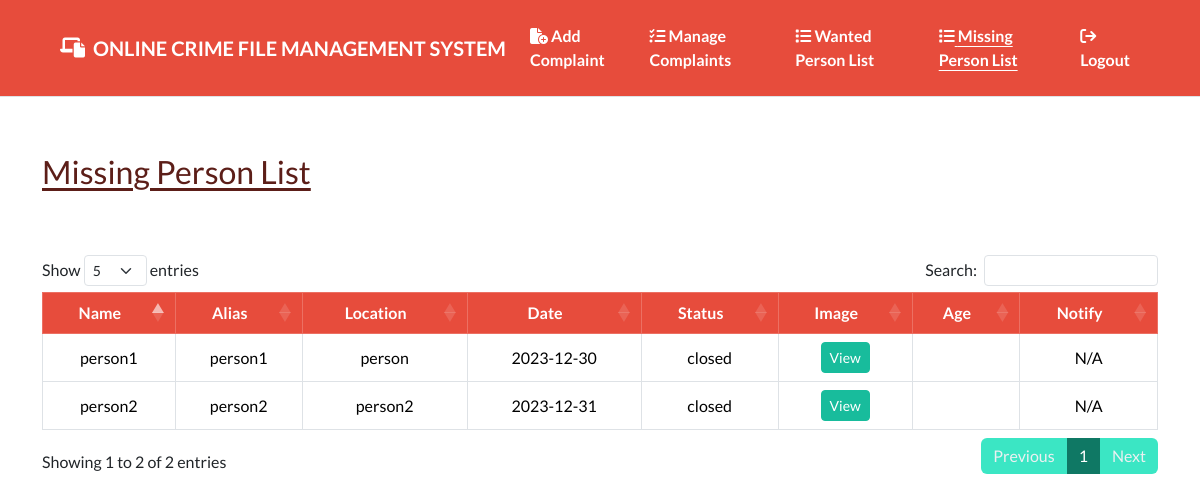
The page /user/missingpersons.php (signed in) on the database its author committed.
### tables this page shows
CREATE TABLE `crime_2023_missingperson` (
  `id` int(10) NOT NULL,
  `uid` varchar(255) NOT NULL,
  `name` varchar(255) NOT NULL,
  `alias` varchar(255) NOT NULL,
  `missingdate` varchar(255) NOT NULL,
  `missinglocation` varchar(255) NOT NULL,
  `status` varchar(255) NOT NULL,
  `notifylocation` varchar(255) NOT NULL,
  `notifydate` varchar(255) NOT NULL,
  `notifytime` varchar(255) NOT NULL,
  `notifyuser` varchar(255) NOT NULL,
  `notifyusername` varchar(255) NOT NULL,
  `image` varchar(255) NOT NULL
);

### user/missingpersons.php (the view, shortened to what this page needs)
<?php
require "../config/database.php";
?>
<!DOCTYPE html>
<html lang="en">
<head>
    <link rel="stylesheet" href="../css/bootstrap.css">
    <link rel="stylesheet" href="https://cdn.datatables.net/1.12.1/css/dataTables.bootstrap5.min.css">
    <link rel="stylesheet" href="https://cdnjs.cloudflare.com/ajax/libs/bootstrap-datepicker/1.10.0/css/bootstrap-datepicker.min.css" />
    <link rel="stylesheet" href="https://cdnjs.cloudflare.com/ajax/libs/font-awesome/6.1.2/css/all.css" />
    <link href="https://cdn.jsdelivr.net/npm/@yaireo/tagify/dist/tagify.css" rel="stylesheet" type="text/css" />
</head>
<body>
    <div class="d-flex flex-column bg-white min-vh-100">
        <nav class="navbar navbar-expand-lg bg-danger  border-danger-emphasis border-bottom">
            <div class="container-fluid  mx-5">
                <a class="navbar-brand text-white d-flex align-items-center gap-2 fw-bold fs-5" href="#">
                    <i class="fa-solid fa-laptop-file"></i> <span class="d-none d-md-block text-nowrap">ONLINE CRIME FILE MANAGEMENT SYSTEM</span> <span class="d-block d-md-none text-nowrap">OCFMS</span>
                </a>
                <div class="collapse navbar-collapse" id="navbarSupportedContent">
                    <ul class="navbar-nav ms-auto mb-2 mb-lg-0 gap-1">
                        <li class="nav-item">
                            <a class="nav-link text-white fw-bold" aria-current="page" href="complaint.php">
                                <i class="fa-solid fa-file-circle-plus"></i>
                                Add Complaint</a>
                        </li>
                        <li class="nav-item">
                            <a class="nav-link text-white fw-bold" aria-current="page" href="mycomplaint.php">
                                <i class="fa-solid fa-list-check"></i>
                                Manage Complaints</a>
                        </li>
                        <li class="nav-item">
                            <a class="nav-link text-white fw-bold" aria-current="page" href="wantedpersons.php">
                                <i class="fa-solid fa-list"></i>
                                Wanted Person List</a>
                        </li>
                        <li class="nav-item">
                            <a class="nav-link text-white fw-bold text-decoration-underline link-offset-2 active" aria-current="page" href="missingpersons.php">
                                <i class="fa-solid fa-list"></i>
                                Missing Person List</a>
                        </li>
                        <li class="nav-item">
                            <a class="nav-link text-white fw-bold" href="logout.php">
                                <i class="fa-solid fa-arrow-right-from-bracket"></i>
                                Logout</a>
                        </li>
                    </ul>
                </div>
            </div>
        </nav>
        <div class="container flex-fill d-flex flex-column my-2">
            <div class="d-flex mt-5 mb-5 justify-content-start align-items-center">
                <h3 class="text-danger-emphasis link-offset-1 text-decoration-underline flex-grow-1 flex-md-grow-0">
                    Missing Person List
                </h3>
            </div>
            <div class="row justify-content-center my-2">
                <div class="col-md-12">
                    <div class="table-responsive">
                        <table class="table table-bordered table-hover" id="usertable">
                            <thead class="text-white">
                                <tr class="align-middle text-center text-nowrap table-danger">
                                    <th class="dt-head-center">Name</th>
                                    <th class="dt-head-center">Alias</th>
                                    <th class="dt-head-center">Location</th>
                                    <th class="dt-head-center">Date</th>
                                    <th class="dt-head-center">Status</th>
                                    <th class="dt-head-center">Image</th>
                                    <th class="dt-head-center">Age</th>
                                    <th class="dt-head-center">Notify</th>
                                </tr>
                            </thead>
                            <tbody>
                                <?php
                                $query = "select * from crime_2023_missingperson";
                                $result = mysqli_query($link, $query);
                                while ($row = mysqli_fetch_array($result)) {
                                ?>
                                    <tr class="align-middle text-center">
                                        <td><?= $row["name"] ?></td>
                                        <td><?= $row["alias"] ?></td>
                                        <td><?= $row["missinglocation"] ?></td>
                                        <td><?= $row["missingdate"] ?></td>
                                        <td><?= $row["status"] ?></td>
                                        <td><a href="../<?= $row["image"] ?>" target="_blank" class="text-decoration-none btn btn-sm btn-success">View</a></td>
                                        <td><?= $row["age"] ?></td>
                                        <?php
                                        if ($row["status"] == "open") {
                                        ?>
                                            <td>
                                                <button type="button" class="btn btn-success btn-sm shadow-none" data-bs-toggle="modal" data-bs-target="#edit<?= $row["uid"] ?>">
                                                    <i class="fa-solid fa-circle-exclamation"></i>
                                                </button>
                                            </td>
                                        <?php
                                        }
                                        else
                                        {
                                            echo "<td>N/A</td>";
                                        }
                                        ?>
                                    </tr>
                                <?php
                                }
                                ?>
                            </tbody>
                        </table>
                    </div>
                </div>
            </div>
        </div>
    </div>
</body>
</html>

### rows shown on the page
crime_2023_missingperson: name "person1", alias "person1", missinglocation "person", missingdate "2023-12-30", status "closed", shows "N/A"
crime_2023_missingperson: name "person2", alias "person2", missinglocation "person2", missingdate "2023-12-31", status "closed", shows "N/A"
